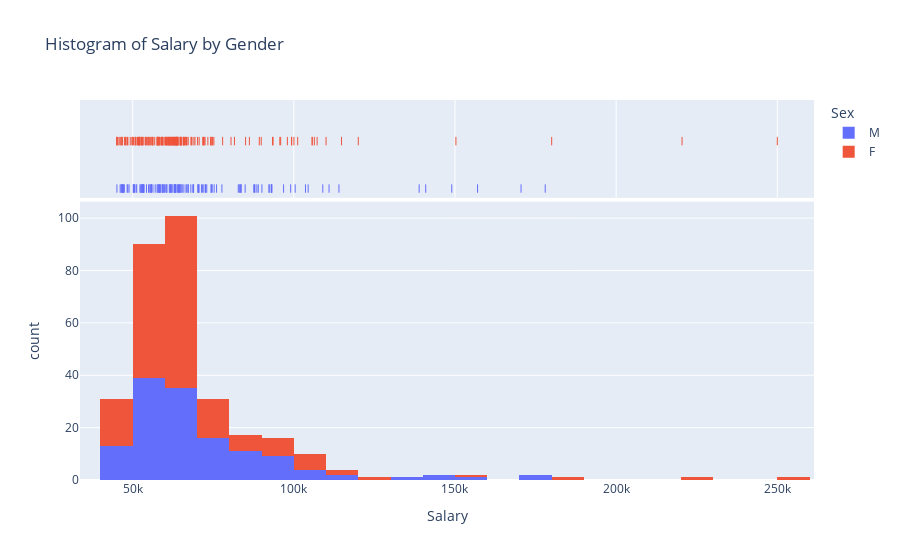

The cell this chart's notebook holds for it:
### Code cell
# histogram of salary by gender just to see if there's pay disparities
fig_hist = px.histogram(df,
                        x='Salary',
                        color='Sex',
                        marginal='rug',
                        title='Histogram of Salary by Gender')

# show 
fig_hist.show()

### Figure 1 — Plotly figure (JSON) as saved in the notebook; plotly's stock layout.template omitted (floating-point values rounded to 4 significant figures; data arrays with more than 128 entries replaced by an {"elided": "..."} marker saying what was removed)
{"data": [{"alignmentgroup": "True", "bingroup": "x", "hovertemplate": "Sex=M <br>Salary=%{x}<br>count=%{y}<extra></extra>", "legendgroup": "M ", "marker": {"color": "#636efa", "pattern": {"shape": ""}}, "name": "M ", "offsetgroup": "M ", "orientation": "v", "showlegend": true, "type": "histogram", "x": {"elided": "135 int values"}, "xaxis": "x", "yaxis": "y"}, {"alignmentgroup": "True", "boxpoints": "all", "fillcolor": "rgba(255,255,255,0)", "hoveron": "points", "hovertemplate": "Sex=M <br>Salary=%{x}<extra></extra>", "jitter": 0, "legendgroup": "M ", "line": {"color": "rgba(255,255,255,0)"}, "marker": {"color": "#636efa", "symbol": "line-ns-open"}, "name": "M ", "offsetgroup": "M ", "showlegend": false, "type": "box", "x": {"elided": "135 int values"}, "xaxis": "x2", "yaxis": "y2"}, {"alignmentgroup": "True", "bingroup": "x", "hovertemplate": "Sex=F<br>Salary=%{x}<br>count=%{y}<extra></extra>", "legendgroup": "F", "marker": {"color": "#EF553B", "pattern": {"shape": ""}}, "name": "F", "offsetgroup": "F", "orientation": "v", "showlegend": true, "type": "histogram", "x": {"elided": "176 int values"}, "xaxis": "x", "yaxis": "y"}, {"alignmentgroup": "True", "boxpoints": "all", "fillcolor": "rgba(255,255,255,0)", "hoveron": "points", "hovertemplate": "Sex=F<br>Salary=%{x}<extra></extra>", "jitter": 0, "legendgroup": "F", "line": {"color": "rgba(255,255,255,0)"}, "marker": {"color": "#EF553B", "symbol": "line-ns-open"}, "name": "F", "offsetgroup": "F", "showlegend": false, "type": "box", "x": {"elided": "176 int values"}, "xaxis": "x2", "yaxis": "y2"}], "layout": {"barmode": "relative", "legend": {"title": {"text": "Sex"}, "tracegroupgap": 0}, "title": {"text": "Histogram of Salary by Gender"}, "xaxis": {"anchor": "y", "domain": [0, 1], "title": {"text": "Salary"}}, "xaxis2": {"anchor": "y2", "domain": [0, 1], "matches": "x", "showgrid": true, "showticklabels": false}, "yaxis": {"anchor": "x", "domain": [0, 0.7326], "title": {"text": "count"}}, "yaxis2": {"anchor": "x2", "domain": [0.7426, 1], "matches": "y2", "showgrid": false, "showline": false, "showticklabels": false, "ticks": ""}}}
